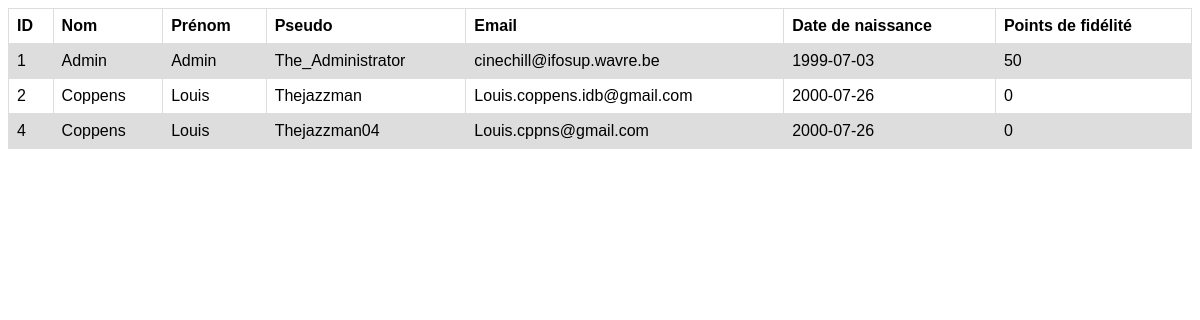
The page /view/user_tab.php on the database as committed earlier.
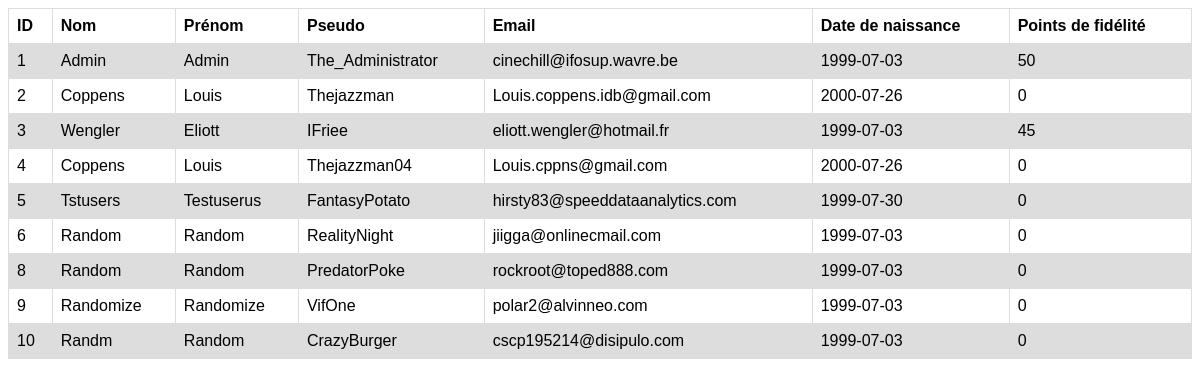
The same page on the database as committed later.
### tables this page shows
CREATE TABLE `user_tab` (
  `id_user` int(11) NOT NULL,
  `nom_user` varchar(25) DEFAULT NULL,
  `prenom_user` varchar(50) DEFAULT NULL,
  `pseudo_user` varchar(50) DEFAULT NULL,
  `password_user` varchar(60) DEFAULT NULL,
  `mail_user` varchar(100) DEFAULT NULL,
  `date_naissance_user` date DEFAULT NULL,
  `fidelite_user` int(11) DEFAULT 0
);

### model/read.php (called while the page is built, shortened)
<?php
function afficheallusers($db){
  $query = "SELECT * FROM user_tab";
  $stmt = $db->prepare($query);
  $stmt->execute();
  $result = $stmt->fetchAll();
  return $result;
}
?>

### view/user_tab.php (the view, shortened to what this page needs)
<?php
include("../model/read.php");
$result = afficheallusers($db);
if (count($result) > 0) {
  echo "<table>";
  echo "<tr>";
  echo "<th>ID</th>";
  echo "<th>Nom</th>";
  echo "<th>Prénom</th>";
  echo "<th>Pseudo</th>";
  echo "<th>Email</th>";
  echo "<th>Date de naissance</th>";
  echo "<th>Points de fidélité</th>";
  echo "</tr>";
  foreach ($result as $row) {
    echo "<tr>";
    echo "<td>" . $row["id_user"] . "</td>";
    echo "<td>" . $row["nom_user"] . "</td>";
    echo "<td>" . $row["prenom_user"] . "</td>";
    echo "<td>" . $row["pseudo_user"] . "</td>";
    echo "<td>" . $row["mail_user"] . "</td>";
    echo "<td>" . $row["date_naissance_user"] . "</td>";
    echo "<td>" . $row["fidelite_user"] . "</td>";
    echo "</tr>";
    }
    echo "</table>";
    } else {
    echo "Aucun enregistrement trouvé";
    }
?>

### view/user_tab.php (style rules this page uses)
table { font-family: arial, sans-serif; border-collapse: collapse; width: 100%; }
td, th { border: 1px solid #dddddd; text-align: left; padding: 8px; }
tr:nth-child(even) { background-color: #dddddd; }

Rows that differ between the two databases and show on the page:
added user_tab: id_user "3", nom_user "Wengler", prenom_user "Eliott", pseudo_user "IFriee", mail_user "eliott.wengler@hotmail.fr", date_naissance_user "1999-07-03", fidelite_user "45"
added user_tab: id_user "5", nom_user "Tstusers", prenom_user "Testuserus", pseudo_user "FantasyPotato", mail_user "hirsty83@speeddataanalytics.com", date_naissance_user "1999-07-30", fidelite_user "0"
added user_tab: id_user "6", nom_user "Random", prenom_user "Random", pseudo_user "RealityNight", mail_user "jiigga@onlinecmail.com", date_naissance_user "1999-07-03", fidelite_user "0"
added user_tab: id_user "8", nom_user "Random", prenom_user "Random", pseudo_user "PredatorPoke", mail_user "rockroot@toped888.com", date_naissance_user "1999-07-03", fidelite_user "0"
added user_tab: id_user "9", nom_user "Randomize", prenom_user "Randomize", pseudo_user "VifOne", mail_user "polar2@alvinneo.com", date_naissance_user "1999-07-03", fidelite_user "0"
added user_tab: id_user "10", nom_user "Randm", prenom_user "Random", pseudo_user "CrazyBurger", mail_user "cscp195214@disipulo.com", date_naissance_user "1999-07-03", fidelite_user "0"
